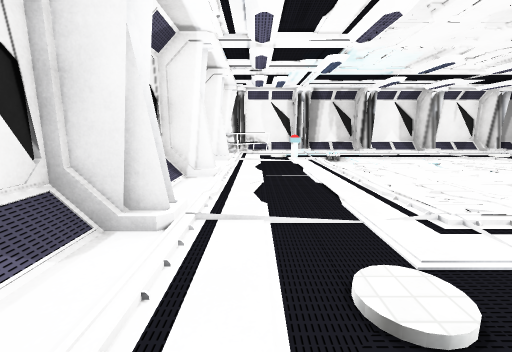
view 1 (above)

13 first-person views from a walk through a Unity game level. The camera is 1.3 m above the floor, tilts 10° down and sees 90° across. The floor is counted in squares, 1 m on a side. Each view is taken from the middle of a square. On the plan, view 1 faces up. The plan holds only what a view shows up to about 13 squares ahead; the rest is blank. The place goes on beyond the plan. The player character is not drawn. Some surface patterns are stand-ins.

view 2
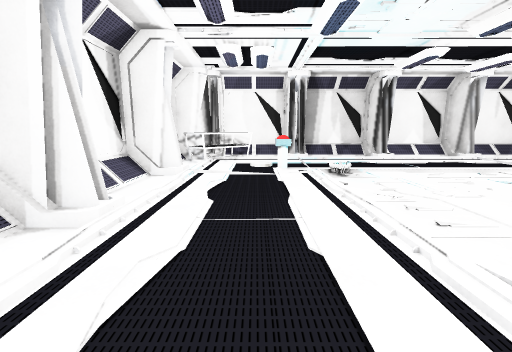

view 3
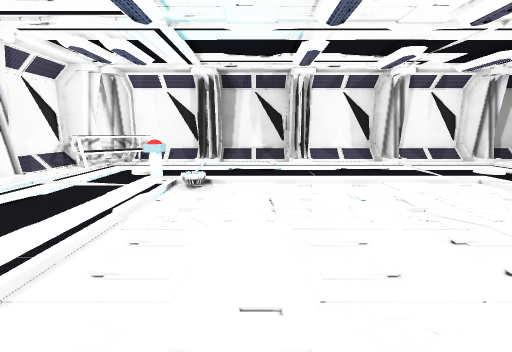

view 4
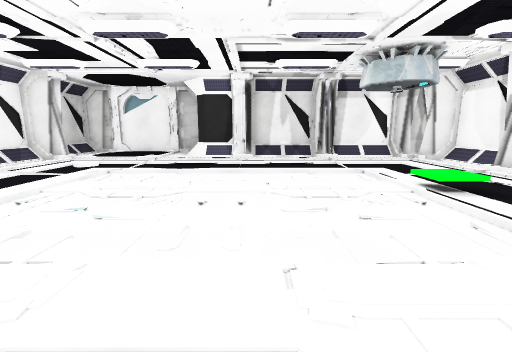

view 5
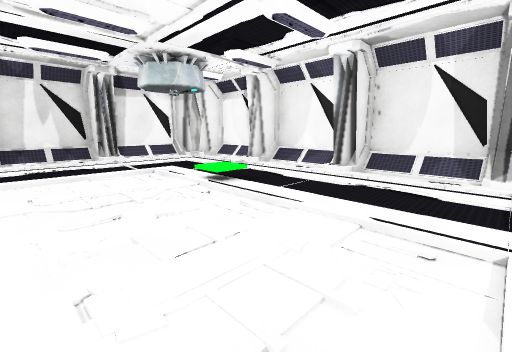

view 6
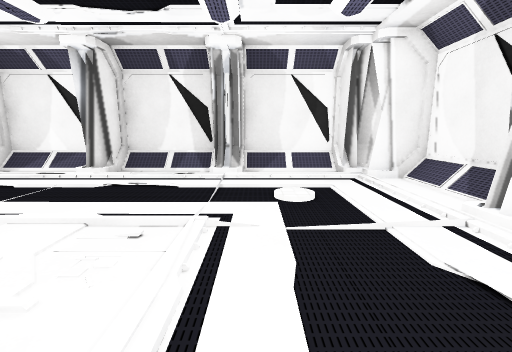

view 7
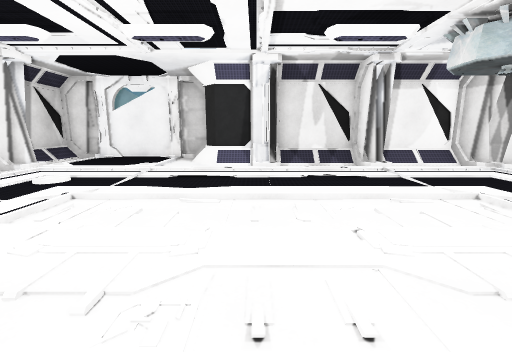

view 8
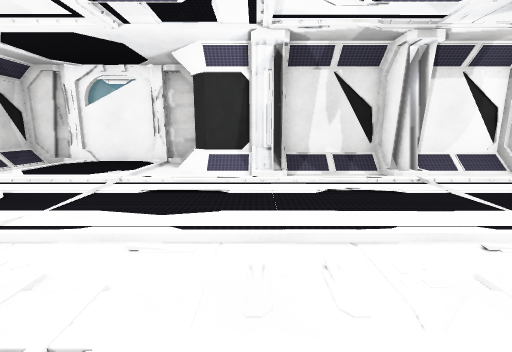

view 9
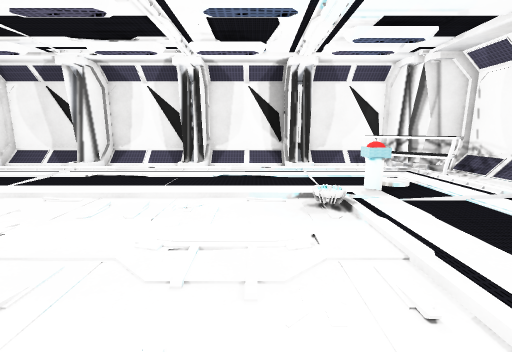

view 10
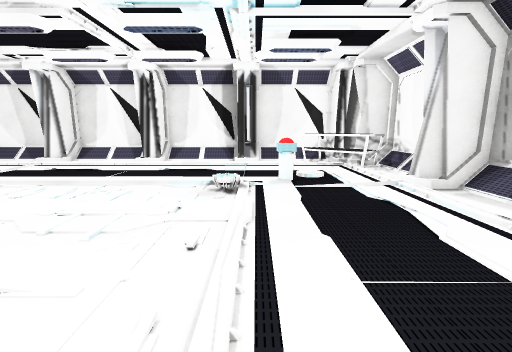

view 11
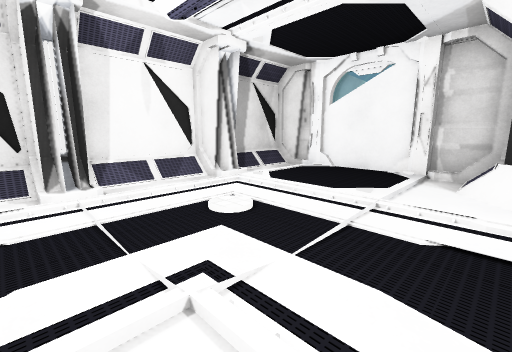

view 12
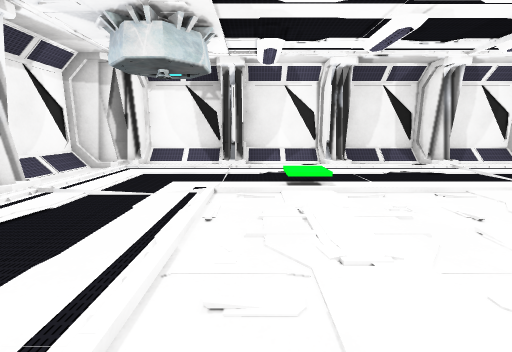

view 13
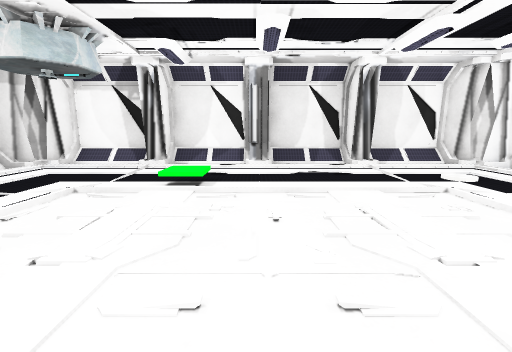

### Floor plan
Key: @ floor where view 1 was taken; # wall or solid block; . floor; / step, stairs or slope; = window, fence, low wall or low ledge; v drop or lower ground; T table; O other object.
Columns run from 3 left of view 1 to 19 right of it. Each row starts with its distance up from view 1.
 17  v#vv##################
 16  ##TT.#...#...#...#...#
 15 v#TT..................#
 14 #/T...................=
 13 #/...O................#
 12 v#/...................#
 11 v#/...................#
 10 #/................./##v
  9 #/................./#
  8 v#/.............../#
  7 v#/.........../.../#
  6 #/................./#
  5 #/................./#
  4 v#/.............../#
  3 v#/......../O...../#
  2 #/.........//....../#
  1 #/................./#
  0 v#/@..............##
 -1  ##...#...#...#...##
 -2   #################

Positions as (right, up) in squares from view 1, and headings:
1: (0, 0), facing up
2: (1, 4), facing up
3: (5, 5), facing up
4: (3, 7), facing right
5: (3, 7), facing down-right
6: (2, 7), facing down
7: (6, 8), facing right
8: (8, 8), facing right
9: (8, 10), facing left
10: (9, 12), facing left
11: (10, 10), facing up-right
12: (10, 9), facing down
13: (7, 9), facing down
